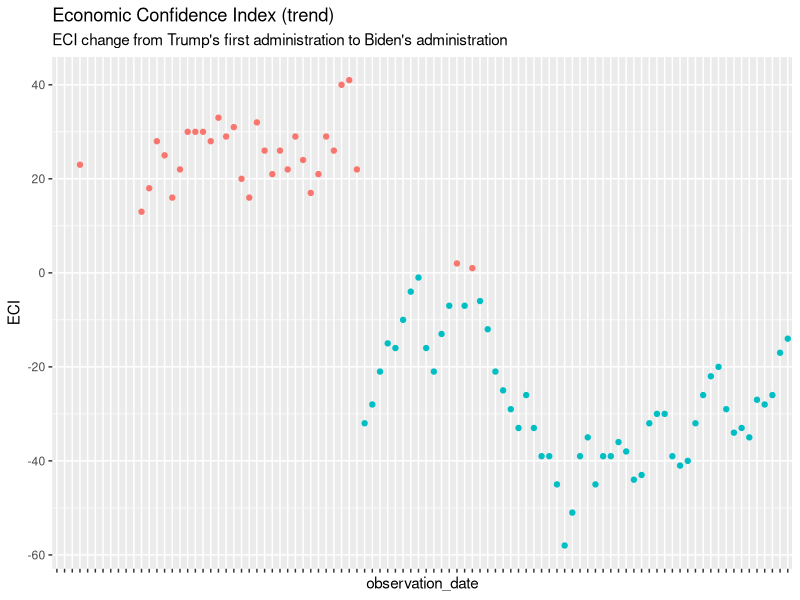
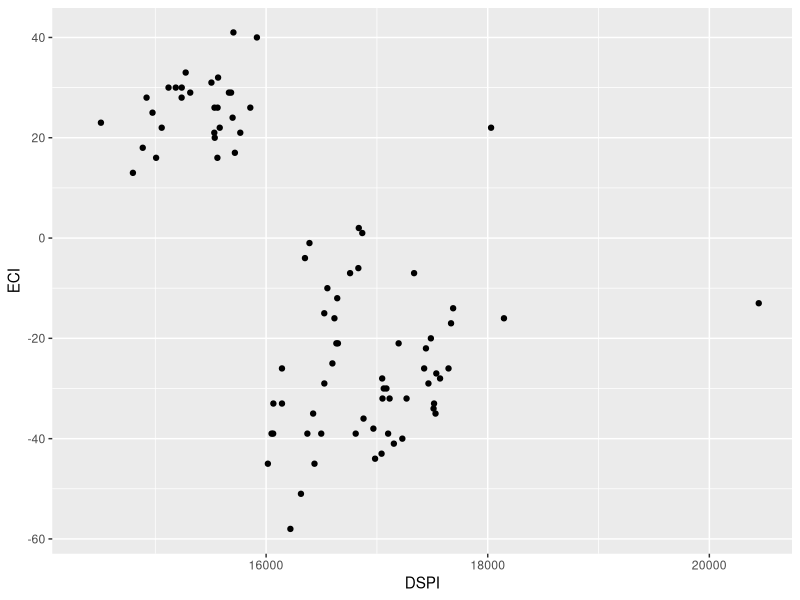
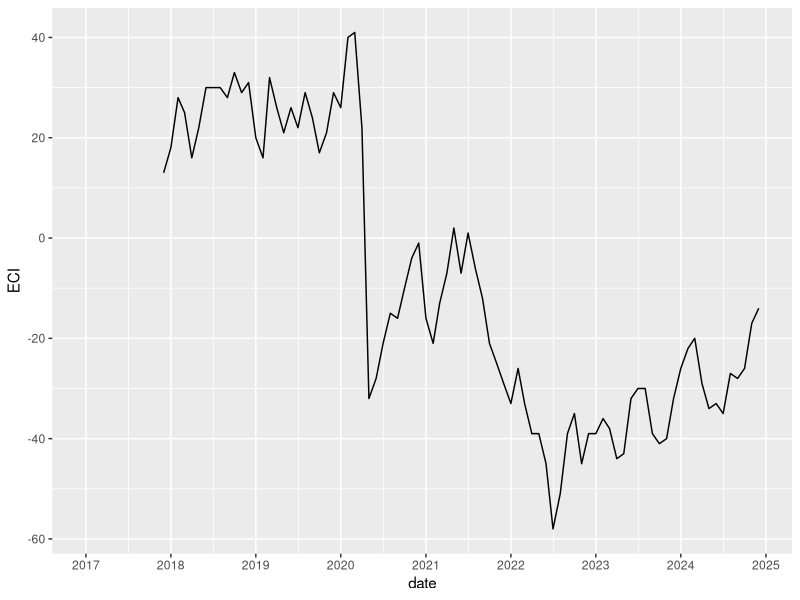
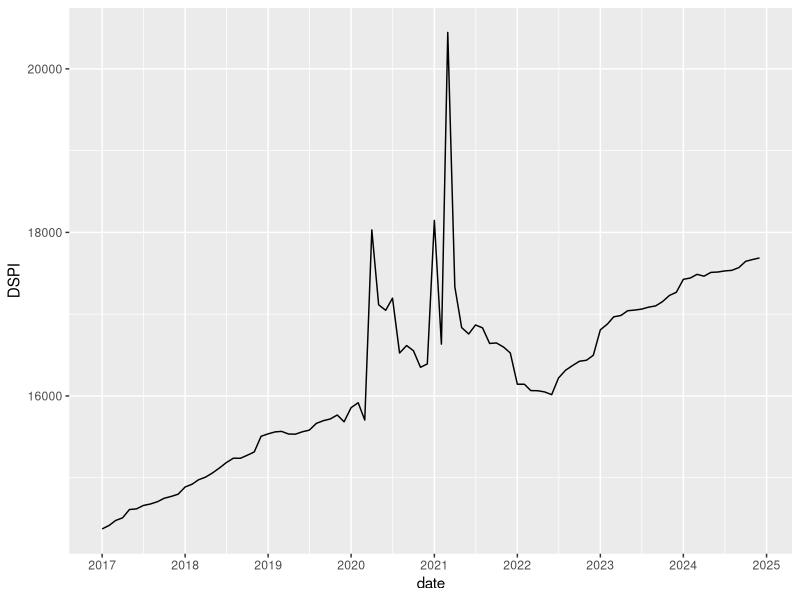
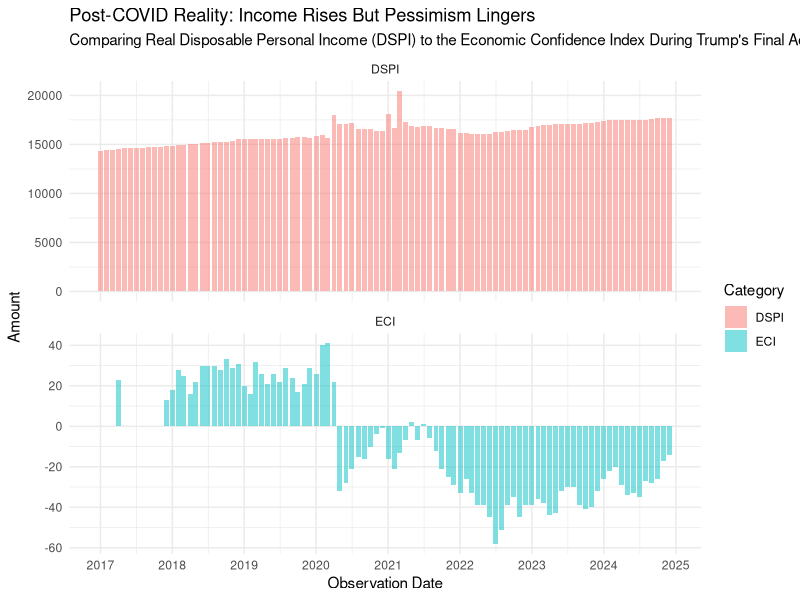
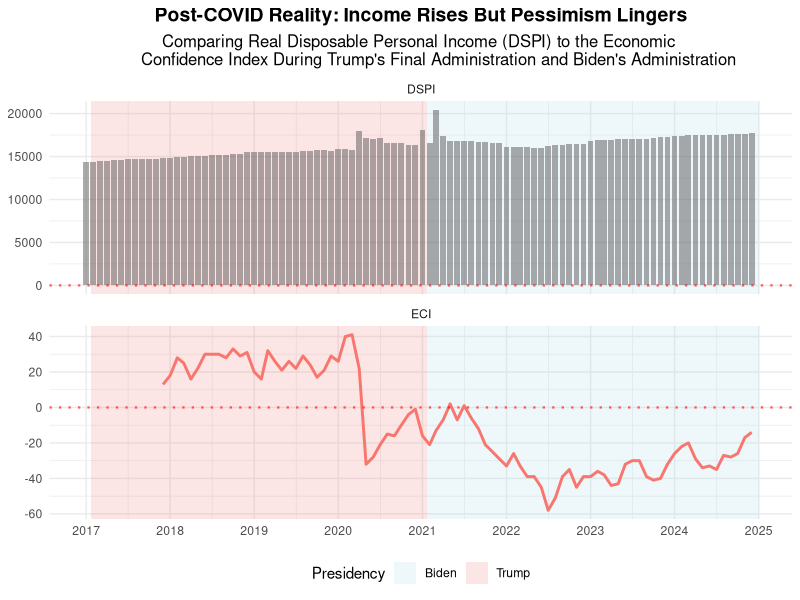

R code for these plots, in order:
# in one chart plot 
# install a package
install.packages("tidyverse")

# import 
require("readr")
require("ggplot2")

# set working directory
setwd("~/Documents/r-studio/in_one_chart")

ECI = read.csv('DSPI(U.S. Bureau of Economic Analysi) - DSPI.csv')

remove.packages("ggplot2") # Unisntall ggplot
install.packages("ggplot2") # Install it again
require(ggplot2)

# ECI plot
ggplot(ECI) +
  aes(x = observation_date, y = ECI, color = ifelse(ECI > 0, "green", "red")) +
  geom_point() +
  theme(axis.text.x=element_blank(),
        legend.position = "none") +
  labs(title = 'Economic Confidence Index (trend)', 
       subtitle = "ECI change from Trump's first administration to Biden's administration")

ggplot(ECI) +
  aes(x=DSPI, y=ECI) +
  geom_point()

# convert char to date
ECI$date = as.Date(ECI$observation_date)
  
ggplot(ECI) +
  aes(x=date,y=ECI,group=1)+
  geom_line() +
  scale_x_date(date_breaks = "1 year",date_labels = "%Y")

# combined chart
ggplot(ECI) +
  aes(x=date,y=DSPI,group=1)+
  geom_line() +
  scale_x_date(date_breaks = "1 year",date_labels = "%Y")

# DSPI plot
# 1. Reshape the data to long format
library(dplyr)
df <- ECI %>%
  select(date, DSPI,ECI)

# wide to long
install.packages("tidyr")
require('tidyr')
df_long <- df %>%
  pivot_longer(cols = c(DSPI, ECI), 
               names_to = "Category", 
               values_to = "Amount")

# Create the combined chart
ggplot(df_long, aes(x = date, y = Amount, fill = Category)) +
  geom_bar(stat = "identity",alpha = 0.5) +  
  labs(title = "Post-COVID Reality: Income Rises But Pessimism Lingers",
       subtitle = "Comparing Real Disposable Personal Income (DSPI) to the Economic Confidence Index During Trump's Final Administration and Biden's Administration",
       x = "Observation Date",
       y = "Amount") +
  facet_wrap(~Category,ncol=1,scales='free_y') +
  theme_minimal() +
  scale_x_date(date_breaks = "1 year",date_labels = "%Y")

#adMINISTRATION
presidents <- data.frame(
  xmin = as.Date(c("2017-01-20", "2021-01-20")),
  xmax = as.Date(c("2021-01-19", "2024-12-31")),
  ymin = -Inf,
  ymax = Inf,
  president = factor(c("Trump", "Biden")) # This will be used for the legend
)

# another type
chart <- ggplot(df_long,aes(x = date, y = Amount)) +
  geom_rect(data = presidents, aes(xmin = xmin, xmax = xmax, ymin = ymin, ymax = ymax, fill = president), 
            alpha = 0.2, inherit.aes = FALSE) +
  geom_bar(data = subset(df_long, Category != "ECI"), 
           stat = "identity", 
           alpha = 0.5,
           show.legend = FALSE) +  
  geom_line(data = subset(df_long, Category == "ECI"), 
            aes(color = Category), 
            size = 1,
            show.legend = FALSE) +
  geom_hline(data = data.frame(yintercept = 0, Category = "ECI"),
             linetype = "dotted",
             yintercept = 0, 
             color = "red", 
             linewidth = .8,
             alpha=.6) +
  labs(title = "Post-COVID Reality: Income Rises But Pessimism Lingers",
       subtitle = "Comparing Real Disposable Personal Income (DSPI) to the Economic 
       Confidence Index During Trump's Final Administration and Biden's Administration",
       fill = "Presidency",
       x = NULL,
       y = NULL) +
  facet_wrap(~Category, ncol = 1, scales = 'free_y') +
  theme_minimal() +
  scale_x_date(date_breaks = "1 year", date_labels = "%Y") +
  scale_fill_manual(values = c("Trump" = "lightcoral", "Biden" = "lightblue")) +
  theme(legend.position = "bottom",
        plot.title = element_text(hjust = 0.5, size = 14, face = "bold"),
        plot.subtitle = element_text(hjust = 0.5, size = 12)) 

ggsave("In_One_Chart.png")

